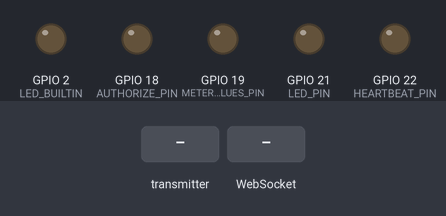
Simulated run of this sketch. Board: ESP32. On the bench: output pins drawn as LEDs (lit = HIGH). Inputs (shaded band) come from the test bench. WiFi joins after 1.5 s; servers stay silent unless stated; what the sketch prints to the serial monitor is not drawn.

Above: at 0.1 s.
At 2.7 s:
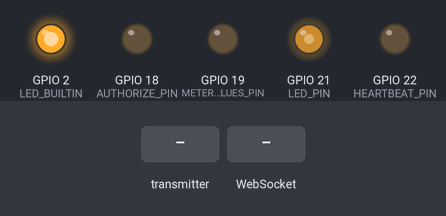
2.8 s: the transmitter starts sending id = 0
4.3 s: WebSocket text "Heartbeat" received
6.0 s: WebSocket text "Authorize" received
8.0 s: WebSocket text "MeterValues" received
Timing chart, 0 to 11.0 s (numbered marks = the images above; inputs shaded):
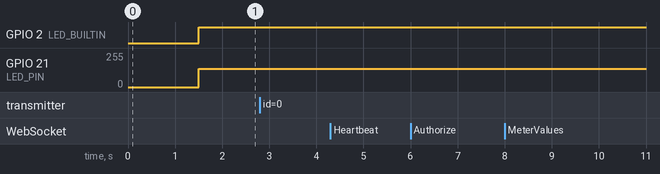

Measured:
- after the input at 2.8 s, every drawn part: stays the same
- after the input at 4.3 s, every drawn part: stays the same
- after the input at 6.0 s, every drawn part: stays the same
- after the input at 8.0 s, every drawn part: stays the same

The sketch:

esp32_websockets_ocpp_53.3_vge.ino
```cpp
// ================================ Thư viện ===================================
#include <dummy.h>

#include <Arduino.h>
#include <WebSocketsClient.h>
#include <WiFiMulti.h>
#include <WiFi.h>
#include <ArduinoJson.h>
#include <esp_now.h>

// =============================== khai báo biến và giá trị======================
#define WIFI_SSID "Nang Luong Xanh"
#define WIFI_PASSWORD "nangluongxanh360"
#define WS_HOST "hot24h.net" //Đây là địa chỉ của máy chủ WebSocket.
#define WS_PORT 8080 //Đây là cổng kết nối của máy chủ WebSocket.
#define WS_URL "/" //Đây là URL của máy chủ WebSocket.
#define JSON_DOC_SIZE 2048
#define MSG_SIZE 256

#define LEDC_CHANNEL_0     0
#define LEDC_TIMER_13_BIT  13
#define LEDC_BASE_FREQ     1000 // Frequency 1KHz
#define LED_PIN            21  // Change to GPIO21 for PWM signal

// Define the GPIO pins
#define HEARTBEAT_PIN           22
#define AUTHORIZE_PIN   18
#define METER_VALUES_PIN    19
#define RESET_PIN               23

const char* STATION_ID = "vge_01_001";

bool heartbeatFlag = false;  // Flag to indicate if heartbeat should be sent
unsigned long heartbeatInterval = 5000;  // Interval for sending heartbeat in milliseconds
unsigned long lastHeartbeatTime = 0;  // Time of the last heartbeat sent

const char* ssid = "Nang Luong Xanh";
const char* password = "nangluongxanh360";
const char* webSocketServerHost = "hot24h.net"; // Thay "server_ip_address" bằng IP của WebSocket Server
const int webSocketServerPort = 8080; // Đảm bảo cổng này trùng với cổng WebSocket Server

WiFiMulti wifiMulti;
WebSocketsClient wsClient;
WebSocketsClient webSocket;

// ==================Cấu trúc dữ liệu để nhận thông tin======================
// Cấu trúc này phải khớp với cấu trúc bên gửi
typedef struct struct_message {
  int id;
  int analogValue1;
  int analogValue2;
  int analogValue3;
} struct_message;

// Tạo một biến struct_message gọi là myData
struct_message myData;

// Tạo một mảng chứa tất cả các cấu trúc
struct_message boardsStruct[3];
// ======================= FUNCTION CHO ESP-NOW ==============================================
void OnDataRecv(const uint8_t * mac_addr, const uint8_t *incomingData, int len) {
  char macStr[18];
  Serial.print("Gói tin nhận từ: ");
  snprintf(macStr, sizeof(macStr), "%02x:%02x:%02x:%02x:%02x:%02x",
           mac_addr[0], mac_addr[1], mac_addr[2], mac_addr[3], mac_addr[4], mac_addr[5]);
  Serial.println(macStr);
  memcpy(&myData, incomingData, sizeof(myData));
  Serial.printf("Board ID %u: %u bytes\n", myData.id, len);
  // Cập nhật cấu trúc với dữ liệu mới nhận được
  boardsStruct[myData.id-1].analogValue1 = myData.analogValue1;
  boardsStruct[myData.id-1].analogValue2 = myData.analogValue2;
  boardsStruct[myData.id-1].analogValue3 = myData.analogValue3;
  Serial.printf("Giá trị analogValue1: %d \n", boardsStruct[myData.id-1].analogValue1);
  Serial.printf("Giá trị analogValue2: %d \n", boardsStruct[myData.id-1].analogValue2);
  Serial.printf("Giá trị analogValue3: %d \n", boardsStruct[myData.id-1].analogValue3);
  Serial.println();
}
// ======================= FUNCTION CHO GIAO THỨC WEBSOCKET ==================================

// ---------------- gửi tin nhẵn đang lỗi gì đó cho server-------------------------
void sendErrorMessage(const char *error) {
  char msg[MSG_SIZE];
  sprintf(msg, "{\"action\":\"msg\",\"type\":\"error\",\"body\":\"%s\"}", error); //đây là đoạn Json theo cấu trúc dữ liệu theo server có thể thay đổi theo cấu trúc của server.
  wsClient.sendTXT(msg);
}

// ---------------- gửi tin nhắn "ok" đến server.------------------------------------
void sendOkMessage() {
  wsClient.sendTXT("{\"action\":\"msg\",\"type\":\"status\",\"body\":\"ok\"}");
}

//  --------------- xử lý các tin nhắn được nhận từ server --------------------------------
void handleMessage(uint8_t *payload) {
  StaticJsonDocument<JSON_DOC_SIZE> doc; //được sử dụng để phân tích cú pháp và lưu trữ dữ liệu từ tin nhắn JSON nhận được từ máy chủ.
  DeserializationError error = deserializeJson(doc, payload);// đọc từ payload nhận đưuọc từ máy chủ và lưu trữ kết quả vào đối tượng "doc" còn nếu có lỗi thì đc lưu vào biến error.
  // nếu có lỗi thì in ra serial
  if (error) {
    Serial.print(F("deserializeJson() failed: "));
    Serial.println(error.f_str());
    sendErrorMessage(error.c_str());
    return;
  }
  // xác minh hoạt động kết nối
  if (doc["type"].as<String>() == "Heartbeat") {
    digitalWrite(HEARTBEAT_PIN, HIGH);
    return;
  }
  // đoạn này kiểm tra loại tin nhắn và thực hiện các hành động theo từng loại tin nhắn
  if (doc["type"].as<String>() == "Authorize") {
    digitalWrite(AUTHORIZE_PIN, HIGH);
    delay(100);
    digitalWrite(AUTHORIZE_PIN, LOW);
    return;
  }

  if (doc["type"].as<String>() == "MeterValues") {
    digitalWrite(METER_VALUES_PIN, HIGH);
    delay(100);
    digitalWrite(METER_VALUES_PIN, LOW);
    // send the "MeterValues" message
    wsClient.sendTXT("{\"type\":\"MeterValues\"}");
    return;
  }

  if (doc["type"].as<String>() == "Reset") {
    digitalWrite(RESET_PIN, HIGH);
    delay(100);
    digitalWrite(RESET_PIN, LOW);
    return;
  }

  sendErrorMessage("unsupported OCPP command type");
  return;
}
//  ----------------hàm này xử lý kết nối với websocket------------------------

void webSocketEvent(WStype_t type, uint8_t * payload, size_t length) {
  switch (type) {
    case WStype_CONNECTED:
      Serial.println("Connected to server");
      break;
    case WStype_TEXT:
      Serial.printf("Received: %s\n", payload);
      break;
  }
}


void onWSEvent(WStype_t type, uint8_t *payload, size_t length) {
  switch (type) {
    case WStype_CONNECTED:
      Serial.println("WS Connected");
      break;
    case WStype_DISCONNECTED:
      Serial.println("WS Disconnected");
      break;
    case WStype_TEXT:
      Serial.printf("WS Message: %s\n", payload);

      handleMessage(payload);

      break;
  }
}


// ======================================== SETUP ===============================
void setup() {
  Serial.begin(115200);
  pinMode(LED_BUILTIN, OUTPUT);
  // Setup pins
  pinMode(HEARTBEAT_PIN, OUTPUT);
  pinMode(AUTHORIZE_PIN, OUTPUT);
  pinMode(METER_VALUES_PIN, OUTPUT);
  pinMode(RESET_PIN, OUTPUT);

  WiFi.begin(ssid, password);

  while (WiFi.status() != WL_CONNECTED) {
    delay(500);
    Serial.print(".");
  }

  Serial.println("\nConnected to WiFi");

  webSocket.begin(webSocketServerHost, webSocketServerPort, "/");
  webSocket.onEvent(webSocketEvent);
  webSocket.setReconnectInterval(5000); // Tự động kết nối lại nếu mất kết nối


  wifiMulti.addAP(WIFI_SSID, WIFI_PASSWORD);
  // Chờ kết nối WiFi
  Serial.println("Wifi connection...");
  while (wifiMulti.run() != WL_CONNECTED) {
    delay(100);
  }
  Serial.println("Connected");


  //muốn bắt đầu kết nối
  wsClient.beginSSL(WS_HOST, WS_PORT, WS_URL,  "", "wss"); //"wss": Đây là giao thức được sử dụng cho kết nối WebSocket bảo mật. , WS_URL
  wsClient.onEvent(onWSEvent); // hàm này sẽ đc gọi khi có sự kiện kết nối
  // wsClient.begin(webSocketServerHost, webSocketServerPort, "/");
  // wsClient.onEvent(onWSEvent);
  // wsClient.setReconnectInterval(5000); // Tự động kết nối lại nếu mất kết nối


  // Khởi tạo ESP-NOW
  WiFi.mode(WIFI_STA);
  if (esp_now_init() != ESP_OK) {
    Serial.println("Lỗi khởi tạo ESP-NOW");
    return;
  }
  // Đăng ký nhận callback khi có gói tin nhận được
  esp_now_register_recv_cb(OnDataRecv);


  ledcSetup(LEDC_CHANNEL_0, LEDC_BASE_FREQ, LEDC_TIMER_13_BIT);
  ledcAttachPin(LED_PIN, LEDC_CHANNEL_0);
}


// ======================================== LOOP ===============================
void loop() {
  digitalWrite(LED_BUILTIN, WiFi.status() == WL_CONNECTED); // bật led khi có kết nối wifi
  wsClient.loop();

  // Dòng này tính toán duty cycle (tỷ lệ thời gian cao so với tổng chu kỳ) cho kênh PWM được cấu hình trước đó, sau đó viết giá trị duty cycle đó vào kênh đó.
  uint32_t dutyCycle = (uint32_t)(pow(2, LEDC_TIMER_13_BIT) * 0.533); // 53.3% duty cycle
  ledcWrite(LEDC_CHANNEL_0, dutyCycle);

  delay(1000); // Just to avoid watchdog timer resets

  // Check if heartbeat should be sent
  if (digitalRead(HEARTBEAT_PIN) == HIGH && millis() - lastHeartbeatTime >= heartbeatInterval) {
    wsClient.sendTXT("{\"type\":\"Heartbeat\"}");
    lastHeartbeatTime = millis();
  }

  // Ensure all pins are low when not actively used
  digitalWrite(HEARTBEAT_PIN, LOW);
  digitalWrite(AUTHORIZE_PIN, LOW);
  digitalWrite(METER_VALUES_PIN, LOW);
  digitalWrite(RESET_PIN, LOW);
}
```
